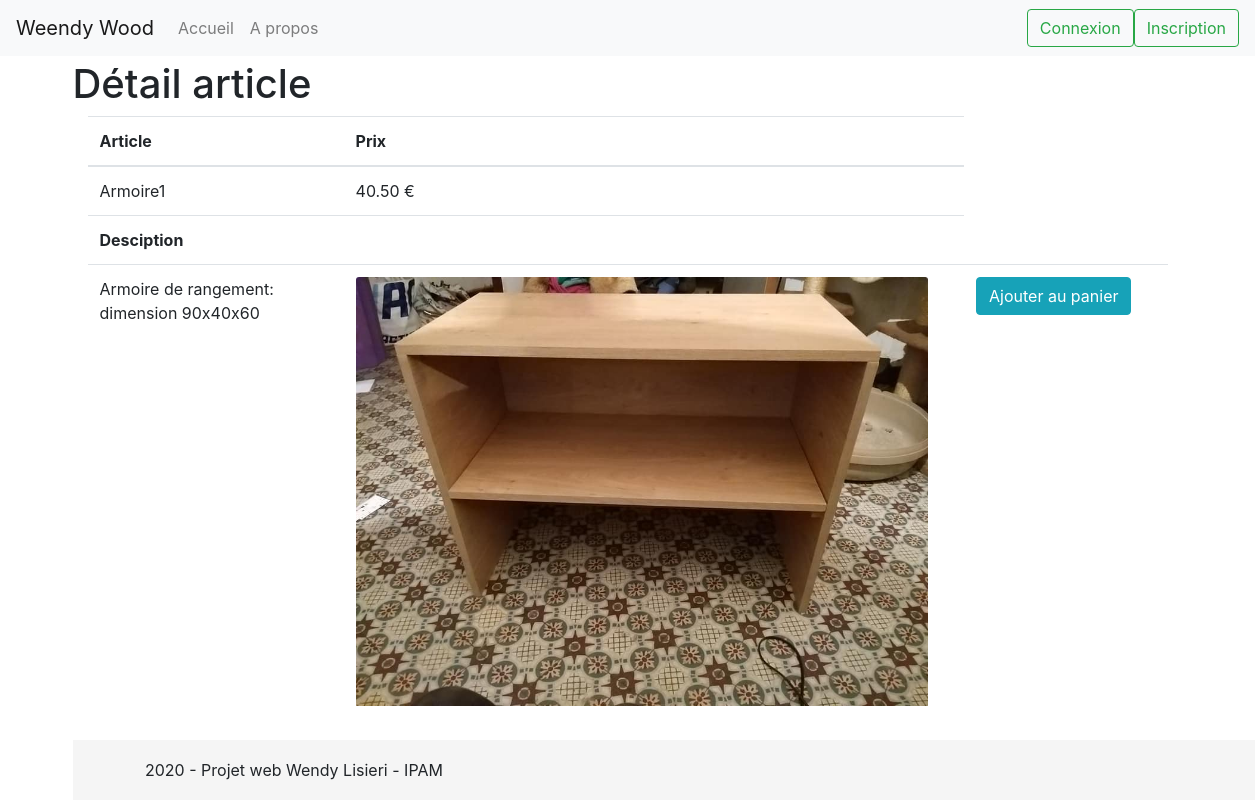
The app's page /article/armoire1 with its own data.
### tables this page shows
CREATE TABLE articles (idArticle INT PRIMARY KEY AUTO_INCREMENT, urlArticle VARCHAR(255) UNIQUE, nomArticle VARCHAR(255) UNIQUE, prixArticle NUMERIC (10,2), descriptionArticle VARCHAR(500), nomImageArticle VARCHAR(255), isActive INT);

### controllers/article.php (called while the page is built)
<?php
require 'models/article.php';
if(!empty(REQ_TYPE_ID))
{
    $article = getArticles_urlArticle(REQ_TYPE_ID);
}
include 'views/article.php';
?>

### models/article.php (called while the page is built, shortened)
<?php
function getArticles_urlArticle($urlArticle) {
    $db = getDb();
    $reponse = $db->prepare('SELECT * FROM articles WHERE urlArticle = :urlArticle');
    $reponse->execute(array('urlArticle' => $urlArticle));
    $donnees = $reponse->fetch();
    return $donnees;
}
?>

### views/article.php (the view, shortened to what this page needs)
<div class="container">
<table class="table">
	<thead>
		<tr>
			<th scope="col">Article</th>
			<th scope="col">Prix</th>
			<th></th>
		</tr>
	</thead>
	<tr>
		<td><?=$article['nomArticle']?></td>
		<td><?=$article['prixArticle']?> €</td>
		<td></td>
	</tr>
		<tr>
			<th>Desciption</th>
			<th></th>
			<th></th>
		</tr>
	<tr>
		<td><?=str_replace("-"," ", $article['descriptionArticle'])?></td>
		<td><img class="card-img-top" src="/images/<?=$article['nomImageArticle']?>" alt="Card image cap"><td>
		<td>
			<a href="<?= ROOT_PATH.'panier/'.$article['idArticle'].'/ajouter' ?>" class="col btn btn-info add_cart">Ajouter au panier</a>
		<td>
	</tr>
</table>
<?php
include 'includes/layout.php';
?>

### css/sticky-footer-navbar.css (style rules this page uses)
html { position: relative; min-height: 100%; }
body { margin-bottom: 60px; }

### records on screen
articles: nomArticle "Armoire1", prixArticle "40.50", descriptionArticle "Armoire de rangement: dimension 90x40x60", nomImageArticle (picture)

### other values on screen
$title "Détail article"
